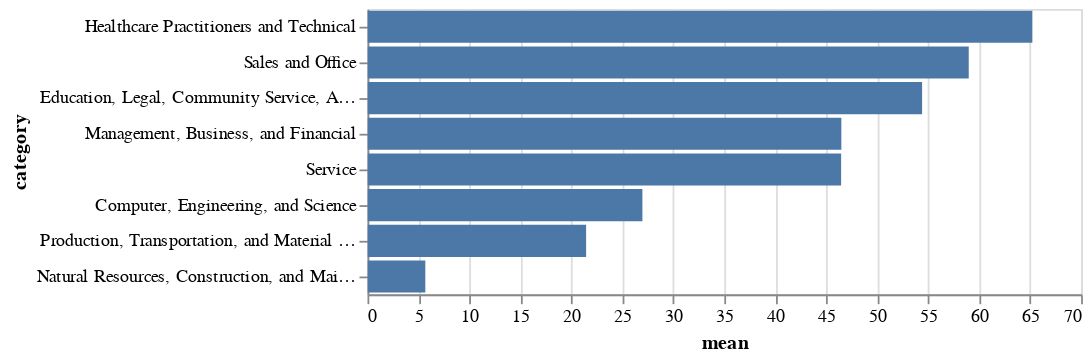

Notebook code cell kept with this figure:
### Code cell
altair.Chart(mean_female_per_category).mark_bar().encode(
    altair.Y("category:O", sort="-x"),
    x = "mean:Q",
    tooltip = "rounded_mean:Q"
).interactive()

### Figure 1 — Vega-Lite specification as saved in the notebook (floating-point values rounded to 4 significant figures)
{"config": {"view": {"continuousWidth": 400, "continuousHeight": 300}}, "data": {"name": "data-1577ca82795591c131b39ed2e59b6a86"}, "mark": "bar", "encoding": {"tooltip": {"field": "rounded_mean", "type": "quantitative"}, "x": {"field": "mean", "type": "quantitative"}, "y": {"field": "category", "sort": "-x", "type": "ordinal"}}, "selection": {"selector002": {"type": "interval", "bind": "scales", "encodings": ["x", "y"]}}, "$schema": "https://vega.github.io/schema/vega-lite/v4.17.0.json", "datasets": {"data-1577ca82795591c131b39ed2e59b6a86": [{"mean": 26.97, "category": "Computer, Engineering, and Science", "rounded_mean": 26.97}, {"mean": 54.4, "category": "Education, Legal, Community Service, Arts, and Media", "rounded_mean": 54.4}, {"mean": 65.22, "category": "Healthcare Practitioners and Technical", "rounded_mean": 65.22}, {"mean": 46.48, "category": "Management, Business, and Financial", "rounded_mean": 46.48}, {"mean": 5.672, "category": "Natural Resources, Construction, and Maintenance", "rounded_mean": 5.67}, {"mean": 21.44, "category": "Production, Transportation, and Material Moving", "rounded_mean": 21.44}, {"mean": 58.98, "category": "Sales and Office", "rounded_mean": 58.98}, {"mean": 46.46, "category": "Service", "rounded_mean": 46.46}]}}
